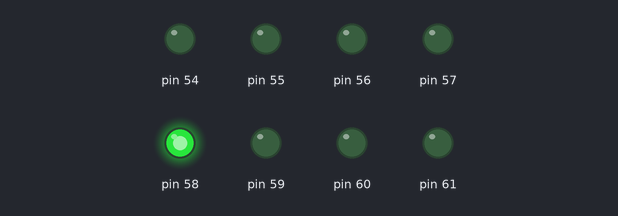
A sketch run on a simulated Arduino Mega 2560, built with avr-gcc and run on an emulated ATmega2560. Shown: output pins drawn as LEDs (lit = HIGH).

Above: at 0.1 s.
At 0.54 s:
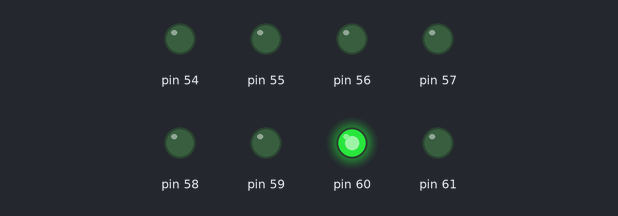
At 1.2 s:
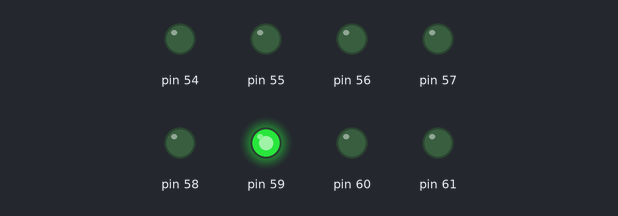
At 2.51 s:
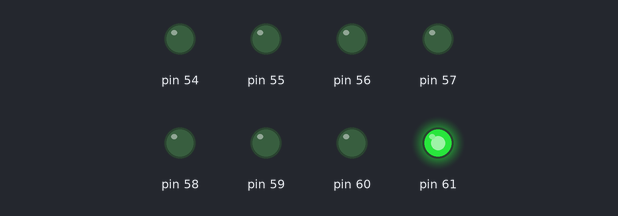
Timing chart, 0 to 3.0 s (numbered marks = the images above):
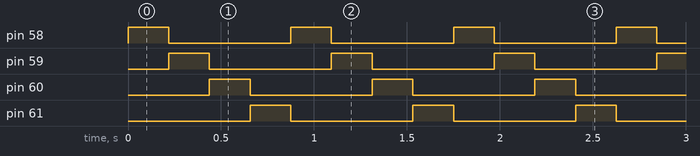

Measured:
- by itself, pin 58–61: alternates HIGH for 0.22 s and LOW for 0.66 s
- by itself, everything shown: repeats every 0.88 s, in 4 steps

The sketch:

sketch.ino
```cpp
void setup() {
  // put your setup code here, to run once:
  volatile char *ddr_f=(char*)0x30;
  *ddr_f=0xff;

}

void loop() {
  // put your main code here, to run repeatedly:
  volatile char *port_f=(char*)0x31;

 volatile char i;
 volatile long x;

 for(i=4;i<8;i++)
 {
  *port_f=(1<<i);
  for(x=0;x<100000;x++);

 }


}
```
